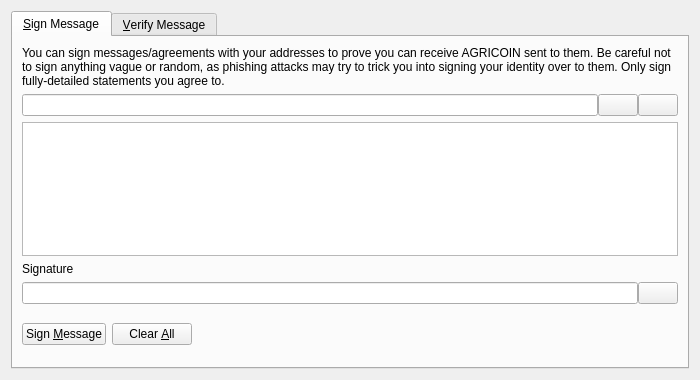
<?xml version="1.0" encoding="UTF-8"?>
<ui version="4.0">
 <class>SignVerifyMessageDialog</class>
 <widget class="QDialog" name="SignVerifyMessageDialog">
  <property name="geometry">
   <rect>
    <x>0</x>
    <y>0</y>
    <width>700</width>
    <height>380</height>
   </rect>
  </property>
  <property name="windowTitle">
   <string>Signatures - Sign / Verify a Message</string>
  </property>
  <property name="modal">
   <bool>true</bool>
  </property>
  <layout class="QVBoxLayout" name="verticalLayout">
   <item>
    <widget class="QTabWidget" name="tabWidget">
     <property name="currentIndex">
      <number>0</number>
     </property>
     <widget class="QWidget" name="tabSignMessage">
      <attribute name="title">
       <string>&amp;Sign Message</string>
      </attribute>
      <layout class="QVBoxLayout" name="verticalLayout_SM">
       <item>
        <widget class="QLabel" name="infoLabel_SM">
         <property name="text">
          <string>You can sign messages/agreements with your addresses to prove you can receive AGRICOIN sent to them. Be careful not to sign anything vague or random, as phishing attacks may try to trick you into signing your identity over to them. Only sign fully-detailed statements you agree to.</string>
         </property>
         <property name="textFormat">
          <enum>Qt::PlainText</enum>
         </property>
         <property name="wordWrap">
          <bool>true</bool>
         </property>
        </widget>
       </item>
       <item>
        <layout class="QHBoxLayout" name="horizontalLayout_1_SM">
         <property name="spacing">
          <number>0</number>
         </property>
         <item>
          <widget class="QValidatedLineEdit" name="addressIn_SM">
           <property name="toolTip">
            <string>The AGRICOIN address to sign the message with</string>
           </property>
          </widget>
         </item>
         <item>
          <widget class="QPushButton" name="addressBookButton_SM">
           <property name="toolTip">
            <string>Choose previously used address</string>
           </property>
           <property name="text">
            <string/>
           </property>
           <property name="icon">
            <iconset resource="../bitcoin.qrc">
             <normaloff>:/icons/address-book</normaloff>:/icons/address-book</iconset>
           </property>
           <property name="shortcut">
            <string>Alt+A</string>
           </property>
           <property name="autoDefault">
            <bool>false</bool>
           </property>
          </widget>
         </item>
         <item>
          <widget class="QPushButton" name="pasteButton_SM">
           <property name="toolTip">
            <string>Paste address from clipboard</string>
           </property>
           <property name="text">
            <string/>
           </property>
           <property name="icon">
            <iconset resource="../bitcoin.qrc">
             <normaloff>:/icons/editpaste</normaloff>:/icons/editpaste</iconset>
           </property>
           <property name="shortcut">
            <string>Alt+P</string>
           </property>
           <property name="autoDefault">
            <bool>false</bool>
           </property>
          </widget>
         </item>
        </layout>
       </item>
       <item>
        <widget class="QPlainTextEdit" name="messageIn_SM">
         <property name="toolTip">
          <string>Enter the message you want to sign here</string>
         </property>
        </widget>
       </item>
       <item>
        <widget class="QLabel" name="signatureLabel_SM">
         <property name="text">
          <string>Signature</string>
         </property>
         <property name="textFormat">
          <enum>Qt::PlainText</enum>
         </property>
        </widget>
       </item>
       <item>
        <layout class="QHBoxLayout" name="horizontalLayout_2_SM">
         <property name="spacing">
          <number>0</number>
         </property>
         <item>
          <widget class="QLineEdit" name="signatureOut_SM">
           <property name="font">
            <font>
             <italic>true</italic>
            </font>
           </property>
           <property name="readOnly">
            <bool>true</bool>
           </property>
          </widget>
         </item>
         <item>
          <widget class="QPushButton" name="copySignatureButton_SM">
           <property name="toolTip">
            <string>Copy the current signature to the system clipboard</string>
           </property>
           <property name="text">
            <string/>
           </property>
           <property name="icon">
            <iconset resource="../bitcoin.qrc">
             <normaloff>:/icons/editcopy</normaloff>:/icons/editcopy</iconset>
           </property>
           <property name="autoDefault">
            <bool>false</bool>
           </property>
          </widget>
         </item>
        </layout>
       </item>
       <item>
        <layout class="QHBoxLayout" name="horizontalLayout_3_SM">
         <item>
          <widget class="QPushButton" name="signMessageButton_SM">
           <property name="toolTip">
            <string>Sign the message to prove you own this AGRICOIN address</string>
           </property>
           <property name="text">
            <string>Sign &amp;Message</string>
           </property>
           <property name="icon">
            <iconset resource="../bitcoin.qrc">
             <normaloff>:/icons/edit</normaloff>:/icons/edit</iconset>
           </property>
           <property name="autoDefault">
            <bool>false</bool>
           </property>
          </widget>
         </item>
         <item>
          <widget class="QPushButton" name="clearButton_SM">
           <property name="toolTip">
            <string>Reset all sign message fields</string>
           </property>
           <property name="text">
            <string>Clear &amp;All</string>
           </property>
           <property name="icon">
            <iconset resource="../bitcoin.qrc">
             <normaloff>:/icons/remove</normaloff>:/icons/remove</iconset>
           </property>
           <property name="autoDefault">
            <bool>false</bool>
           </property>
          </widget>
         </item>
         <item>
          <spacer name="horizontalSpacer_1_SM">
           <property name="orientation">
            <enum>Qt::Horizontal</enum>
           </property>
           <property name="sizeHint" stdset="0">
            <size>
             <width>40</width>
             <height>48</height>
            </size>
           </property>
          </spacer>
         </item>
         <item>
          <widget class="QLabel" name="statusLabel_SM">
           <property name="font">
            <font>
             <weight>75</weight>
             <bold>true</bold>
            </font>
           </property>
           <property name="text">
            <string/>
           </property>
           <property name="wordWrap">
            <bool>true</bool>
           </property>
          </widget>
         </item>
         <item>
          <spacer name="horizontalSpacer_2_SM">
           <property name="orientation">
            <enum>Qt::Horizontal</enum>
           </property>
           <property name="sizeHint" stdset="0">
            <size>
             <width>40</width>
             <height>48</height>
            </size>
           </property>
          </spacer>
         </item>
        </layout>
       </item>
      </layout>
     </widget>
     <widget class="QWidget" name="tabVerifyMessage">
      <attribute name="title">
       <string>&amp;Verify Message</string>
      </attribute>
      <layout class="QVBoxLayout" name="verticalLayout_VM">
       <item>
        <widget class="QLabel" name="infoLabel_VM">
         <property name="text">
          <string>Enter the receiver's address, message (ensure you copy line breaks, spaces, tabs, etc. exactly) and signature below to verify the message. Be careful not to read more into the signature than what is in the signed message itself, to avoid being tricked by a man-in-the-middle attack. Note that this only proves the signing party receives with the address, it cannot prove sendership of any transaction!</string>
         </property>
         <property name="textFormat">
          <enum>Qt::PlainText</enum>
         </property>
         <property name="alignment">
          <set>Qt::AlignLeading|Qt::AlignLeft|Qt::AlignTop</set>
         </property>
         <property name="wordWrap">
          <bool>true</bool>
         </property>
        </widget>
       </item>
       <item>
        <layout class="QHBoxLayout" name="horizontalLayout_1_VM">
         <property name="spacing">
          <number>0</number>
         </property>
         <item>
          <widget class="QValidatedLineEdit" name="addressIn_VM">
           <property name="toolTip">
            <string>The AGRICOIN address the message was signed with</string>
           </property>
          </widget>
         </item>
         <item>
          <widget class="QPushButton" name="addressBookButton_VM">
           <property name="toolTip">
            <string>Choose previously used address</string>
           </property>
           <property name="text">
            <string/>
           </property>
           <property name="icon">
            <iconset resource="../bitcoin.qrc">
             <normaloff>:/icons/address-book</normaloff>:/icons/address-book</iconset>
           </property>
           <property name="shortcut">
            <string>Alt+A</string>
           </property>
           <property name="autoDefault">
            <bool>false</bool>
           </property>
          </widget>
         </item>
        </layout>
       </item>
       <item>
        <widget class="QPlainTextEdit" name="messageIn_VM"/>
       </item>
       <item>
        <widget class="QValidatedLineEdit" name="signatureIn_VM"/>
       </item>
       <item>
        <layout class="QHBoxLayout" name="horizontalLayout_2_VM">
         <item>
          <widget class="QPushButton" name="verifyMessageButton_VM">
           <property name="toolTip">
            <string>Verify the message to ensure it was signed with the specified AGRICOIN address</string>
           </property>
           <property name="text">
            <string>Verify &amp;Message</string>
           </property>
           <property name="icon">
            <iconset resource="../bitcoin.qrc">
             <normaloff>:/icons/transaction_0</normaloff>:/icons/transaction_0</iconset>
           </property>
           <property name="autoDefault">
            <bool>false</bool>
           </property>
          </widget>
         </item>
         <item>
          <widget class="QPushButton" name="clearButton_VM">
           <property name="toolTip">
            <string>Reset all verify message fields</string>
           </property>
           <property name="text">
            <string>Clear &amp;All</string>
           </property>
           <property name="icon">
            <iconset resource="../bitcoin.qrc">
             <normaloff>:/icons/remove</normaloff>:/icons/remove</iconset>
           </property>
           <property name="autoDefault">
            <bool>false</bool>
           </property>
          </widget>
         </item>
         <item>
          <spacer name="horizontalSpacer_1_VM">
           <property name="orientation">
            <enum>Qt::Horizontal</enum>
           </property>
           <property name="sizeHint" stdset="0">
            <size>
             <width>40</width>
             <height>48</height>
            </size>
           </property>
          </spacer>
         </item>
         <item>
          <widget class="QLabel" name="statusLabel_VM">
           <property name="font">
            <font>
             <weight>75</weight>
             <bold>true</bold>
            </font>
           </property>
           <property name="text">
            <string/>
           </property>
           <property name="wordWrap">
            <bool>true</bool>
           </property>
          </widget>
         </item>
         <item>
          <spacer name="horizontalSpacer_2_VM">
           <property name="orientation">
            <enum>Qt::Horizontal</enum>
           </property>
           <property name="sizeHint" stdset="0">
            <size>
             <width>40</width>
             <height>48</height>
            </size>
           </property>
          </spacer>
         </item>
        </layout>
       </item>
      </layout>
     </widget>
    </widget>
   </item>
  </layout>
 </widget>
 <customwidgets>
  <customwidget>
   <class>QValidatedLineEdit</class>
   <extends>QLineEdit</extends>
   <header>qvalidatedlineedit.h</header>
  </customwidget>
 </customwidgets>
 <resources>
  <include location="../bitcoin.qrc"/>
 </resources>
 <connections/>
</ui>
